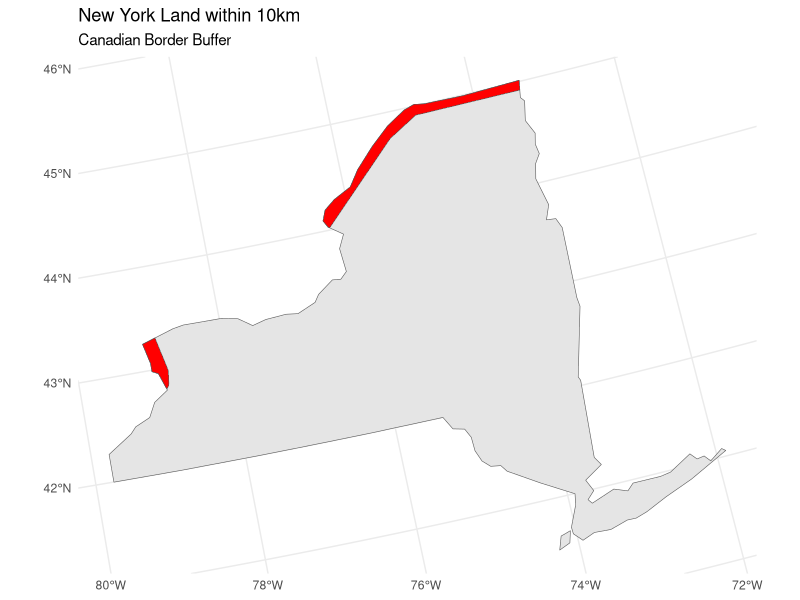

Here is the R script that generated this plot:
# Load necessary libraries
library(spData)
library(sf)
library(tidyverse)
library(units)

# Define the Albers Equal Area projection
albers <- "+proj=aea +lat_1=29.5 +lat_2=45.5 +lat_0=37.5 +lon_0=-96 +x_0=0 +y_0=0 +ellps=GRS80 +datum=NAD83 +units=m +no_defs"

# Load world and US states datasets
data(world)
data(us_states)

# Filter the Canada dataset and transform it to the Albers Equal Area projection
canada <- world %>%
  filter(name_long == "Canada") %>%
  st_transform(crs = albers)

# Create a 10 km buffer around Canada
canada_buffer <- st_buffer(canada, dist = 10000)

# Filter the New York state dataset and transform to Albers Equal Area projection
new_york <- us_states %>%
  filter(NAME == "New York") %>%
  st_transform(crs = albers)

# Calculate the intersection of the Canada buffer and New York state
ny_border <- st_intersection(new_york, canada_buffer)

# Calculate the area of the border region in km^2
border_area <- st_area(ny_border) %>%
  set_units("km^2") %>%
  as.numeric()

# Plot the border region
ggplot() +
  geom_sf(data = new_york, fill = "gray90") +
  geom_sf(data = ny_border, fill = "red") +
  labs(title = "New York Land within 10km", subtitle = "Canadian Border Buffer") +
  theme_minimal()

# Print the calculated area
print(paste("Area within 10km of the Canadian border in New York:", round(border_area, 2), "km^2"))
